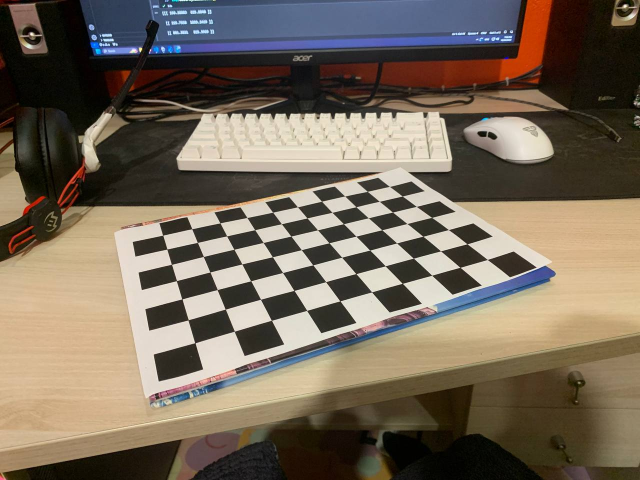
#> input picture images/t.jpg, 1280 x 960 px (shown at 1/2 size)
$ jupyter execute test.ipynb
#> lines starting #> are read from the running program, lines starting #| are printed output that depends on the picture; after the words box and inside, x2 and y2 are one past the last pixel; in counts of white or black regions, pixels touching at a corner belong together; long printed decimals are rounded
[cell 1]
import numpy as np
import cv2 as cv
import glob


# Load previously saved data
with np.load('CameraParams.npz') as file:
#> (reads CameraParams.npz from the repository)
    mtx, dist, rvecs, tvecs = [file[i] for i in ('cameraMatrix','dist','rvecs','tvecs')]


def draw(img, corners, imgpts):

    corner = tuple(corners[0].ravel().astype('int32'))
    img = cv.line(img, corner, tuple(imgpts[0].ravel().astype('int32')), (255,0,0), 5)
    img = cv.line(img, corner, tuple(imgpts[1].ravel().astype('int32')), (0,255,0), 5)
    img = cv.line(img, corner, tuple(imgpts[2].ravel().astype('int32')), (0,0,255), 5)

    return img

[cell 2]
objp = np.zeros((10*7,3), np.float32)
objp[:,:2] = np.mgrid[0:10,0:7].T.reshape(-1,2)

objp = objp[[0, 9, 60, 69]]

print(objp)

img = cv.imread('images/t.jpg')
#> img is the input picture: shape (960, 1280, 3); mean B, G, R 90.6, 105.4, 117.7
img = cv.resize(img, (640, 480))
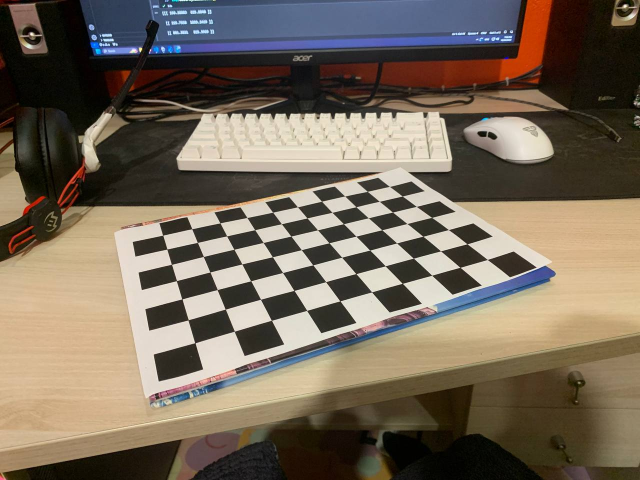
#> img: shape (480, 640, 3); mean B, G, R 90.7, 105.6, 117.8

gray = cv.cvtColor(img,cv.COLOR_BGR2GRAY)
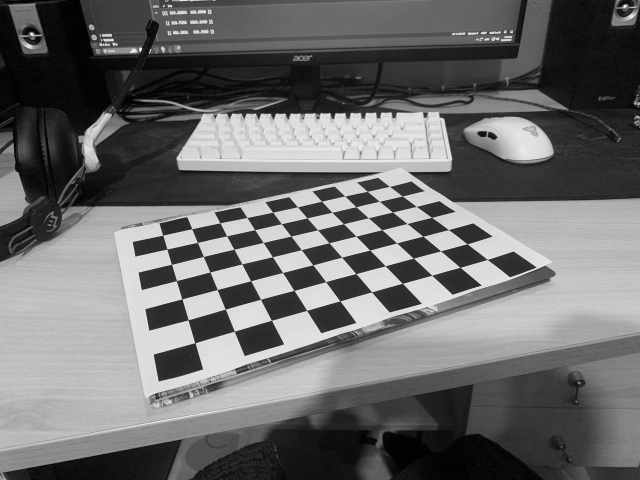
#> gray: shape (480, 640); min 0, max 250, mean 107.5
ret, corners = cv.findChessboardCorners(gray, (10,7),None)
#> ret = True; corners = 70 rows, first 8: [487.3, 259.5], [460, 267.4], [431.7, 275.2], [402.4, 283.3], [371.6, 291.9], [339.9, 301], [306.7, 310.4], [271.4, 320.3]

corners = corners[[0, 9, 60, 69]]
#> corners = [[487.3, 259.5], [194.9, 342.8], [389.5, 186.4], [162.7, 235.3]]

print(corners)
#| [[[487.343 259.468]]
#|  [[194.925 342.783]]
#|  [[389.463 186.420]]
#|  [[162.715 235.308]]]

if ret == True:
    # Find the rotation and translation vectors.
    ret, rvecs, tvecs = cv.solvePnP(objp, corners, mtx, dist)
#> rvecs = [-0.286, 1.6, 2.29]; tvecs = [5.27, 0.955, 16.58]

    axis = np.float32([[3,0,0], [0,3,0], [0,0,-3]]).reshape(-1,3)
    # Project 3D points to image plane
    imgpts, jac = cv.projectPoints(axis, rvecs, tvecs, mtx, dist)
#> imgpts = [[401.8, 282.9], [431.2, 217.8], [497.1, 131]]

    img = draw(img,corners,imgpts)
#> in draw, `corner = tuple(corners[0].ravel().astype('int32'))`: corner = (487, 259)
#> in draw, `img = cv.line(img, corner, tuple(imgpts[2].ravel().astype('int32')), (..`:
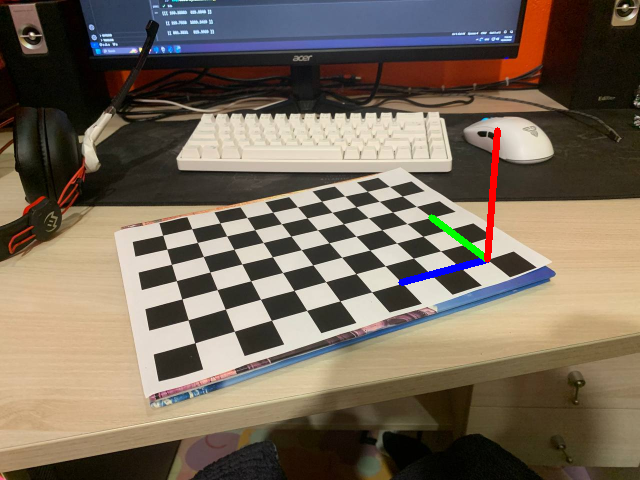
#> img: shape (480, 640, 3); mean B, G, R 90.4, 105.1, 117.7
    cv.imshow('img',img)
    cv.waitKey(0)


cv.destroyAllWindows()

[cell 3]
test_image = cv.imread('images/t.jpg')

gray = cv.cvtColor(test_image,cv.COLOR_BGR2GRAY)
#> gray: shape (960, 1280)
ret, corners = cv.findChessboardCorners(gray, (10,7),None)
#> corners = 70 rows, first 8: [975.2, 519.5], [920.4, 535.1], [863.9, 551], [805.2, 567.3], [743.7, 584.5], [680.3, 602.3], [613.8, 621.3], [543.4, 641.1]

corners = corners[[0, 9, 60, 69]]
#> corners = [[975.2, 519.5], [390.3, 686.1], [779.4, 373.4], [325.8, 470.8]]

# Малювання кожної точки на зображенні
for corner in corners:
    x, y = corner[0]
    cv.circle(test_image, (int(x), int(y)), 4, (0, 255, 0), -1)  # Червоний колір, радіус 5
#> this loop made 4 passes
#> test_image: shape (960, 1280, 3); 0.02% of pixels changed, all inside (x1, y1, x2, y2) = (321, 369, 980, 691)

cv.imshow('img',test_image)
cv.waitKey(0)
#> Out = 27

[cell 4]
import numpy as np
import matplotlib.pyplot as plt

# Створення об'єкту objp
objp = np.zeros((10*7, 3), np.float32)
objp[:, :2] = np.mgrid[0:10, 0:7].T.reshape(-1, 2)

objp = objp[[0, 9, 60, 69]]

# Розділення координат
x, y, z = objp[:, 0], objp[:, 1], objp[:, 2]

# Намалювати точки
fig = plt.figure()
ax = fig.add_subplot(111, projection='3d')
ax.scatter(x, y, z, c='r', marker='o')

# Настроїти вісі
ax.set_xlabel('X')
ax.set_ylabel('Y')
ax.set_zlabel('Z')

print(objp)

# Показати графік
plt.show()
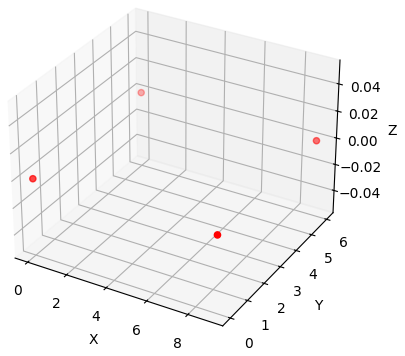
#> figure drawn by matplotlib, 1 panel

[cell 5]
corners = np.array([[[ 158.28883,  625.8848 ]], [[ 225.7558,  1033.2429 ]], [[ 881.3831,   825.3929 ]], [[ 597.7592,   528.88696]]])

objp = np.array([[0.0, 0.0, 0.0], [0.0, 1.0, 0], [1.0, 0.0, 0.0], [1.0, 1.0, 0]])

[cell 6]
import numpy as np
import matplotlib.pyplot as plt

# Ваші координати точок
corners = np.array([[[ 158.28883,  625.8848 ]],
                    [[ 225.7558,  1033.2429 ]],
                    [[ 881.3831,   825.3929 ]],
                    [[ 597.7592,   528.88696]]])

# Розділення координат для зручності
x = corners[:, 0, 0]
y = corners[:, 0, 1]

# Намалювати точки
plt.scatter(x, y, color='r', marker='o')

# Настроїти вісі
plt.xlabel('X')
plt.ylabel('Y')
plt.title('Points')

# Відобразити вісь y у зворотньому напрямку
plt.gca().invert_yaxis()

# Показати графік
plt.show()
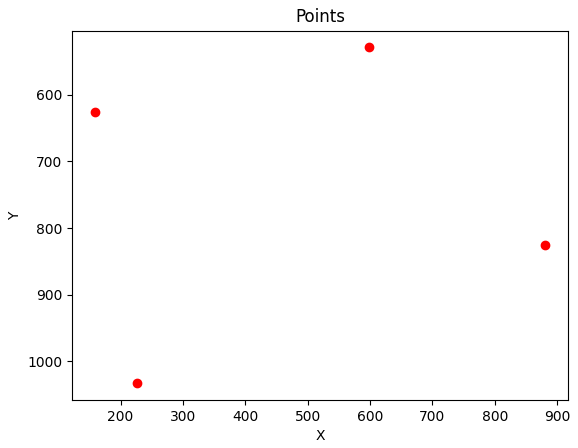
#> figure drawn by matplotlib, 1 panel
